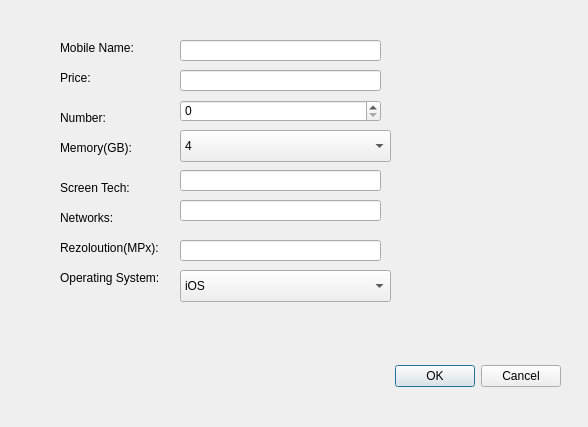
<?xml version="1.0" encoding="UTF-8"?>
<ui version="4.0">
 <class>addMobile</class>
 <widget class="QDialog" name="addMobile">
  <property name="geometry">
   <rect>
    <x>0</x>
    <y>0</y>
    <width>588</width>
    <height>427</height>
   </rect>
  </property>
  <property name="windowTitle">
   <string>Dialog</string>
  </property>
  <widget class="QDialogButtonBox" name="buttonBox">
   <property name="geometry">
    <rect>
     <x>220</x>
     <y>360</y>
     <width>341</width>
     <height>32</height>
    </rect>
   </property>
   <property name="orientation">
    <enum>Qt::Horizontal</enum>
   </property>
   <property name="standardButtons">
    <set>QDialogButtonBox::Cancel|QDialogButtonBox::Ok</set>
   </property>
  </widget>
  <widget class="QLabel" name="label">
   <property name="geometry">
    <rect>
     <x>60</x>
     <y>40</y>
     <width>91</width>
     <height>16</height>
    </rect>
   </property>
   <property name="text">
    <string>Mobile Name:</string>
   </property>
  </widget>
  <widget class="QLabel" name="label_2">
   <property name="geometry">
    <rect>
     <x>60</x>
     <y>70</y>
     <width>58</width>
     <height>16</height>
    </rect>
   </property>
   <property name="text">
    <string>Price:</string>
   </property>
  </widget>
  <widget class="QLabel" name="label_3">
   <property name="geometry">
    <rect>
     <x>60</x>
     <y>110</y>
     <width>58</width>
     <height>16</height>
    </rect>
   </property>
   <property name="text">
    <string>Number:</string>
   </property>
  </widget>
  <widget class="QLabel" name="label_4">
   <property name="geometry">
    <rect>
     <x>60</x>
     <y>140</y>
     <width>91</width>
     <height>16</height>
    </rect>
   </property>
   <property name="text">
    <string>Memory(GB):</string>
   </property>
  </widget>
  <widget class="QLabel" name="label_5">
   <property name="geometry">
    <rect>
     <x>60</x>
     <y>180</y>
     <width>81</width>
     <height>16</height>
    </rect>
   </property>
   <property name="text">
    <string>Screen Tech:</string>
   </property>
  </widget>
  <widget class="QLabel" name="label_6">
   <property name="geometry">
    <rect>
     <x>60</x>
     <y>210</y>
     <width>71</width>
     <height>16</height>
    </rect>
   </property>
   <property name="text">
    <string>Networks:</string>
   </property>
  </widget>
  <widget class="QLabel" name="label_7">
   <property name="geometry">
    <rect>
     <x>60</x>
     <y>240</y>
     <width>111</width>
     <height>16</height>
    </rect>
   </property>
   <property name="text">
    <string>Rezoloution(MPx):</string>
   </property>
  </widget>
  <widget class="QLabel" name="label_8">
   <property name="geometry">
    <rect>
     <x>60</x>
     <y>270</y>
     <width>121</width>
     <height>16</height>
    </rect>
   </property>
   <property name="text">
    <string>Operating System:</string>
   </property>
  </widget>
  <widget class="QLineEdit" name="mobile_lineEdit">
   <property name="geometry">
    <rect>
     <x>180</x>
     <y>40</y>
     <width>201</width>
     <height>21</height>
    </rect>
   </property>
  </widget>
  <widget class="QLineEdit" name="price_lineEdit">
   <property name="geometry">
    <rect>
     <x>180</x>
     <y>70</y>
     <width>201</width>
     <height>21</height>
    </rect>
   </property>
  </widget>
  <widget class="QLineEdit" name="screenTech_lineEdit">
   <property name="geometry">
    <rect>
     <x>180</x>
     <y>170</y>
     <width>201</width>
     <height>21</height>
    </rect>
   </property>
  </widget>
  <widget class="QComboBox" name="memory_comboBox">
   <property name="geometry">
    <rect>
     <x>180</x>
     <y>130</y>
     <width>211</width>
     <height>32</height>
    </rect>
   </property>
   <item>
    <property name="text">
     <string>4</string>
    </property>
   </item>
   <item>
    <property name="text">
     <string>8</string>
    </property>
   </item>
   <item>
    <property name="text">
     <string>16</string>
    </property>
   </item>
   <item>
    <property name="text">
     <string>32</string>
    </property>
   </item>
   <item>
    <property name="text">
     <string>64</string>
    </property>
   </item>
   <item>
    <property name="text">
     <string>128</string>
    </property>
   </item>
   <item>
    <property name="text">
     <string>256</string>
    </property>
   </item>
  </widget>
  <widget class="QLineEdit" name="networks_lineEdit">
   <property name="geometry">
    <rect>
     <x>180</x>
     <y>200</y>
     <width>201</width>
     <height>21</height>
    </rect>
   </property>
  </widget>
  <widget class="QLineEdit" name="rezoloution_lineEdit">
   <property name="geometry">
    <rect>
     <x>180</x>
     <y>240</y>
     <width>201</width>
     <height>21</height>
    </rect>
   </property>
  </widget>
  <widget class="QSpinBox" name="number_spinBox">
   <property name="geometry">
    <rect>
     <x>180</x>
     <y>100</y>
     <width>201</width>
     <height>22</height>
    </rect>
   </property>
  </widget>
  <widget class="QComboBox" name="operating_comboBox">
   <property name="geometry">
    <rect>
     <x>180</x>
     <y>270</y>
     <width>211</width>
     <height>32</height>
    </rect>
   </property>
   <item>
    <property name="text">
     <string>iOS</string>
    </property>
   </item>
   <item>
    <property name="text">
     <string>android</string>
    </property>
   </item>
  </widget>
 </widget>
 <resources/>
 <connections>
  <connection>
   <sender>buttonBox</sender>
   <signal>accepted()</signal>
   <receiver>addMobile</receiver>
   <slot>accept()</slot>
   <hints>
    <hint type="sourcelabel">
     <x>248</x>
     <y>254</y>
    </hint>
    <hint type="destinationlabel">
     <x>157</x>
     <y>274</y>
    </hint>
   </hints>
  </connection>
  <connection>
   <sender>buttonBox</sender>
   <signal>rejected()</signal>
   <receiver>addMobile</receiver>
   <slot>reject()</slot>
   <hints>
    <hint type="sourcelabel">
     <x>316</x>
     <y>260</y>
    </hint>
    <hint type="destinationlabel">
     <x>286</x>
     <y>274</y>
    </hint>
   </hints>
  </connection>
 </connections>
</ui>
